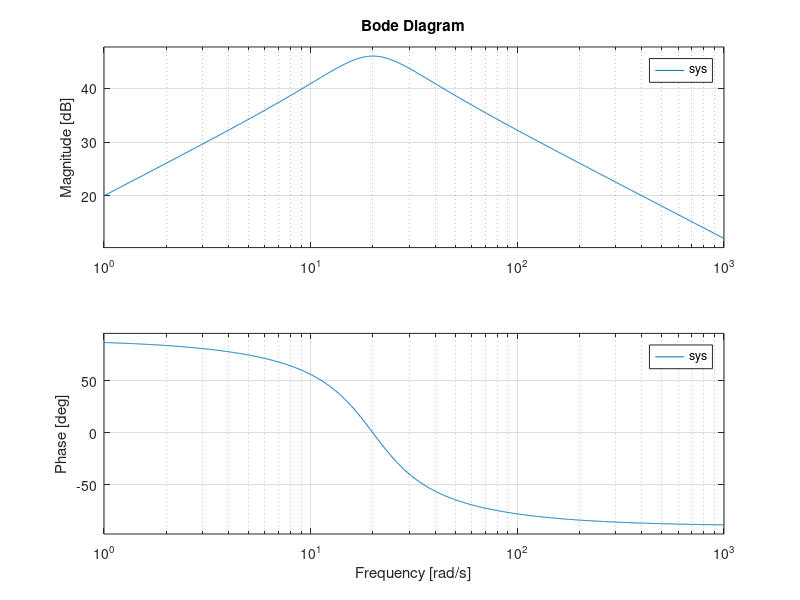

The MATLAB source for this figure: (Note: this script raises an error after producing the figure.)
num = [4000 0];
den = [1 20 400]; 

sys = tf(num,den);
figure('name','bodeplot_tf')
bode(sys)

%==============checking=============%
%obtain the zeroes and poles of the transfer function
%use the zp2tf function in matlab
%graph the bode plot 

zer = 0;
pol = [-10+10*sqrt(3)*j -10-10*sqrt(3)*j];

[sys_num, sys_den] = zp2tf(zer,pol,4000);

figure('name','bodeplot_checking')
bode(sys_num, sys_den)

